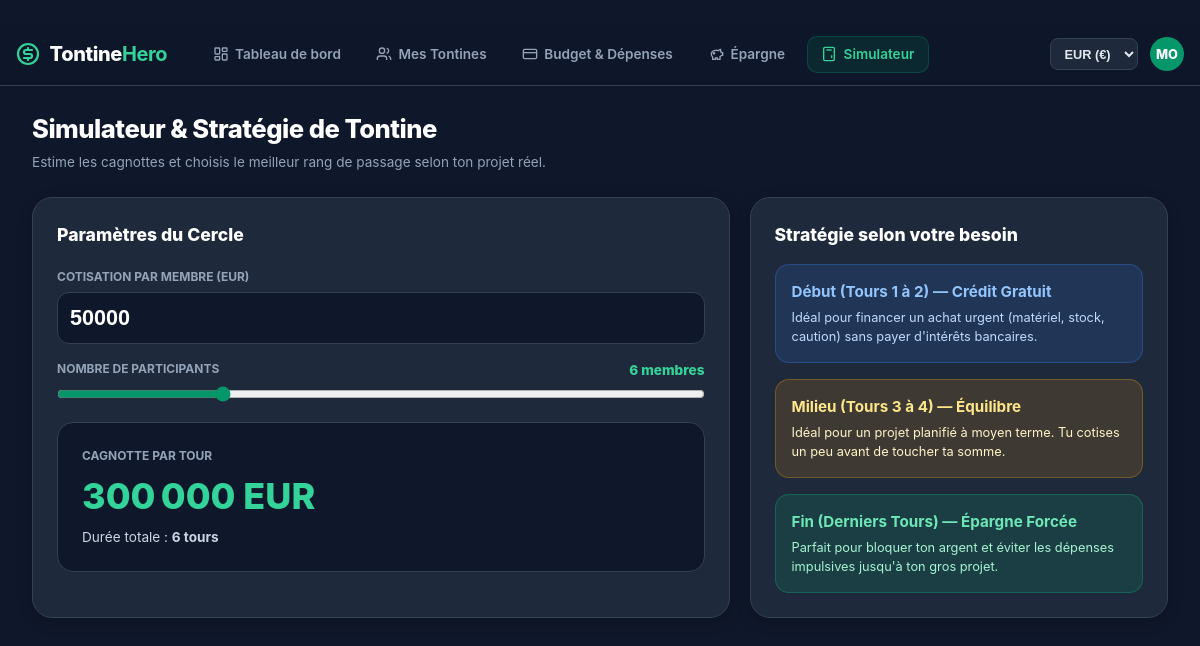
The page /simulator on the database its author committed.
### tables this page shows
CREATE TABLE profile (
        id INTEGER PRIMARY KEY,
        name TEXT NOT NULL,
        avatar TEXT NOT NULL,
        currency TEXT NOT NULL DEFAULT 'XOF',
        balance REAL NOT NULL,
        monthly_income REAL NOT NULL,
        streak_days INTEGER NOT NULL,
        last_active_date TEXT NOT NULL
    );

### app/main.py (the view)
@app.get("/simulator", response_class=HTMLResponse)
async def simulator_view(request: Request):
    profile = get_profile()
    tontines = get_all_tontines()
    goals = get_all_goals()
    health_score = calculate_health_score(profile, tontines, goals)
    context = {
        "request": request,
        "active_tab": "simulator",
        "profile": profile,
        "health_score": health_score,
    }
    return templates.TemplateResponse(request=request, name="simulator.html", context=context)

### templates/simulator.html (shortened to what this page needs)
﻿{% extends "base.html" %}
{% block content %}
<div style="margin-bottom:1.5rem;">
  <h1 style="font-size:1.6rem; font-weight:800; letter-spacing:-0.02em; color:#ffffff;">Simulateur & Stratégie de Tontine</h1>
  <p style="font-size:0.85rem; color:#94a3b8; margin-top:0.25rem;">Estime les cagnottes et choisis le meilleur rang de passage selon ton projet réel.</p>
</div>
<div class="desktop-grid-2">
  <div class="card">
    <h3 style="font-size:1.1rem; font-weight:800; color:#ffffff; margin-bottom:1.25rem;">Paramètres du Cercle</h3>
    <div class="form-group">
      <label class="form-label">Cotisation par membre ({{ profile.currency }})</label>
      <input type="number" id="simContrib" value="50000" min="1000" step="5000" oninput="updateSim()" class="form-input" style="font-size:1.35rem; font-weight:800;" />
    </div>
    <div class="form-group">
      <div style="display:flex; justify-content:space-between; margin-bottom:0.35rem;">
        <label class="form-label" style="margin:0;">Nombre de participants</label>
        <span id="simMembersLabel" style="font-size:0.85rem; font-weight:800; color:#34d399;">6 membres</span>
      </div>
      <input type="range" id="simMembers" min="3" max="15" value="6" oninput="updateSim()" style="width:100%; accent-color:#059669; cursor:pointer;" />
    </div>
    <div style="background:#0f172a; border:1px solid #334155; color:#ffffff; border-radius:16px; padding:1.5rem; margin-top:1.25rem;">
      <div style="font-size:0.75rem; font-weight:700; color:#94a3b8; text-transform:uppercase;">Cagnotte par tour</div>
      <div id="simPoolLabel" style="font-size:2.25rem; font-weight:800; color:#34d399; margin:0.25rem 0;">300 000 {{ profile.currency }}</div>
      <div id="simDurationLabel" style="font-size:0.85rem; color:#cbd5e1;">Durée totale : <strong>6 tours</strong></div>
    </div>
  </div>
  <div class="card">
    <h3 style="font-size:1.1rem; font-weight:800; color:#ffffff; margin-bottom:1rem;">Stratégie selon votre besoin</h3>
    <div style="display:flex; flex-direction:column; gap:1rem;">
      <div style="background:rgba(59, 130, 246, 0.15); border:1px solid rgba(59, 130, 246, 0.3); border-radius:14px; padding:1rem;">
        <strong style="font-size:0.95rem; color:#93c5fd; display:block; margin-bottom:0.25rem;">Début (Tours 1 à 2) — Crédit Gratuit</strong>
        <p style="font-size:0.8rem; color:#bfdbfe;">Idéal pour financer un achat urgent (matériel, stock, caution) sans payer d'intérêts bancaires.</p>
      </div>
      <div style="background:rgba(245, 158, 11, 0.15); border:1px solid rgba(245, 158, 11, 0.3); border-radius:14px; padding:1rem;">
        <strong style="font-size:0.95rem; color:#fde68a; display:block; margin-bottom:0.25rem;">Milieu (Tours 3 à 4) — Équilibre</strong>
        <p style="font-size:0.8rem; color:#fef3c7;">Idéal pour un projet planifié à moyen terme. Tu cotises un peu avant de toucher ta somme.</p>
      </div>
      <div style="background:rgba(16, 185, 129, 0.15); border:1px solid rgba(16, 185, 129, 0.3); border-radius:14px; padding:1rem;">
        <strong style="font-size:0.95rem; color:#6ee7b7; display:block; margin-bottom:0.25rem;">Fin (Derniers Tours) — Épargne Forcée</strong>
        <p style="font-size:0.8rem; color:#a7f3d0;">Parfait pour bloquer ton argent et éviter les dépenses impulsives jusqu'à ton gros projet.</p>
      </div>
    </div>
  </div>
</div>
{% endblock %}

### templates/base.html (shortened to what this page needs)
﻿<!DOCTYPE html>
<html lang="fr">
<head>
  <link rel="stylesheet" href="/static/styles.css" />
</head>
<body>
  <header class="app-header">
    <div class="header-inner">
      <div style="display:flex; align-items:center; gap:2rem;">
        <a href="/" class="brand-title">
          <svg width="24" height="24" viewBox="0 0 24 24" fill="none" stroke="#34d399" stroke-width="2.2" stroke-linecap="round" stroke-linejoin="round">
            <circle cx="12" cy="12" r="10"></circle>
            <path d="M16 8h-6a2 2 0 1 0 0 4h4a2 2 0 1 1 0 4H8"></path>
            <path d="M12 6v2"></path>
            <path d="M12 16v2"></path>
          </svg>
          <span>Tontine<strong style="color:#34d399;">Hero</strong></span>
        </a>
        <nav class="desktop-nav">
          <a href="/" class="nav-link {% if active_tab == 'dashboard' %}active{% endif %}">
            <span>Tableau de bord</span>
          </a>
          <a href="/tontines" class="nav-link {% if active_tab == 'tontines' %}active{% endif %}">
            <svg width="16" height="16" viewBox="0 0 24 24" fill="none" stroke="currentColor" stroke-width="2"><path d="M16 21v-2a4 4 0 0 0-4-4H6a4 4 0 0 0-4 4v2"></path><circle cx="9" cy="7" r="4"></circle><path d="M22 21v-2a4 4 0 0 0-3-3.87"></path><path d="M16 3.13a4 4 0 0 1 0 7.75"></path></svg>
            <span>Mes Tontines</span>
          </a>
          <a href="/budget" class="nav-link {% if active_tab == 'budget' %}active{% endif %}">
            <svg width="16" height="16" viewBox="0 0 24 24" fill="none" stroke="currentColor" stroke-width="2"><rect width="20" height="14" x="2" y="5" rx="2"></rect><line x1="2" x2="22" y1="10" y2="10"></line></svg>
            <span>Budget & Dépenses</span>
          </a>
          <a href="/savings" class="nav-link {% if active_tab == 'savings' %}active{% endif %}">
            <svg width="16" height="16" viewBox="0 0 24 24" fill="none" stroke="currentColor" stroke-width="2"><path d="M19 5c-1.5 0-2.8 1.4-3 2-3.5-1.5-11-.3-11 5 0 1.8 0 3 2 4.5V20h4v-2h3v2h4v-4c1-.5 1.7-1 2-2h2v-4h-2c0-1-.5-1.5-1-2h0V5z"></path><circle cx="9" cy="11" r="1"></circle></svg>
            <span>Épargne</span>
          </a>
          <a href="/simulator" class="nav-link {% if active_tab == 'simulator' %}active{% endif %}">
            <svg width="16" height="16" viewBox="0 0 24 24" fill="none" stroke="currentColor" stroke-width="2"><rect width="16" height="20" x="4" y="2" rx="2"></rect><line x1="8" x2="16" y1="6" y2="6"></line><line x1="16" x2="16" y1="14" y2="18"></line></svg>
            <span>Simulateur</span>
          </a>
        </nav>
      </div>
      <div class="header-actions">
        <form action="/api/profile/currency" method="POST" style="margin:0;">
          <select name="currency" onchange="this.form.submit()" class="currency-select">
            <option value="EUR" {% if profile.currency == 'EUR' %}selected{% endif %}>EUR (€)</option>
          </select>
        </form>
        <div class="user-avatar-initials" title="{{ profile.name }}">
          {{ profile.name[:2]|upper }}
        </div>
      </div>
    </div>
  </header>
  <main class="app-container">
    {% block content %}{% endblock %}
  </main>
</body>
</html>

### static/styles.css (style rules this page uses)
*, *::before, *::after { box-sizing: border-box; margin: 0; padding: 0; }
html, body { width: 100%; max-width: 100%; overflow-x: hidden; background-color: var(--bg); color: var(--text-main); font-family: -apple-system, BlinkMacSystemFont, "SF Pro Text", "Segoe UI", Roboto, Helvetica, Arial, sans-serif; -webkit-tap-highlight-color: transparent; line-height: 1.5; }
.app-container { width: 100%; max-width: 1200px; margin: 0 auto; padding: 1.25rem 1rem 6rem 1rem; }
@media (min-width: 768px) { .app-container { padding: 1.5rem 2rem 3rem 2rem; } }
.app-header { position: sticky; top: 0; z-index: 40; background: rgba(15, 23, 42, 0.95); backdrop-filter: blur(12px); border-bottom: 1px solid var(--border); padding: 0.75rem 1rem; width: 100%; }
.header-inner { max-width: 1200px; margin: 0 auto; display: flex; align-items: center; justify-content: space-between; }
.brand-title { font-size: 1.25rem; font-weight: 800; letter-spacing: -0.02em; color: #ffffff; display: flex; align-items: center; gap: 0.6rem; text-decoration: none; }
.header-actions { display: flex; align-items: center; gap: 0.75rem; }
.desktop-nav { display: none; align-items: center; gap: 0.5rem; }
@media (min-width: 768px) { .desktop-nav { display: flex; } }
.nav-link { color: #94a3b8; font-size: 0.85rem; font-weight: 600; padding: 0.45rem 0.85rem; border-radius: 10px; text-decoration: none; transition: all 0.15s ease; display: flex; align-items: center; gap: 0.4rem; }
.nav-link.active { color: #34d399; background: rgba(5, 150, 105, 0.15); border: 1px solid rgba(5, 150, 105, 0.3); }
.currency-select { font-size: 0.8rem; font-weight: 700; background: #1e293b; border: 1px solid #334155; border-radius: 8px; padding: 0.4rem 0.6rem; color: #e2e8f0; outline: none; cursor: pointer; }
.user-avatar-initials { width: 34px; height: 34px; border-radius: 50%; background: #059669; color: #ffffff; font-size: 0.8rem; font-weight: 800; display: flex; align-items: center; justify-content: center; }
.card { background: var(--card); border: 1px solid var(--border); border-radius: 20px; padding: 1.5rem; margin-bottom: 1.25rem; box-shadow: 0 4px 15px rgba(0, 0, 0, 0.2); }
.desktop-grid-2 { display: grid; grid-template-columns: 1fr; gap: 1.25rem; }
@media (min-width: 1024px) { .desktop-grid-2 { grid-template-columns: 2fr 1.2fr; } }
.form-group { margin-bottom: 1rem; }
.form-label { display: block; font-size: 0.75rem; font-weight: 700; color: #94a3b8; text-transform: uppercase; margin-bottom: 0.35rem; }
.form-input, .form-select { width: 100%; padding: 0.75rem; font-size: 0.95rem; border: 1px solid #334155; border-radius: 12px; outline: none; background: #0f172a; color: #ffffff; }

### rows shown on the page
profile: currency "EUR (€)", name "MO", currency "EUR"
